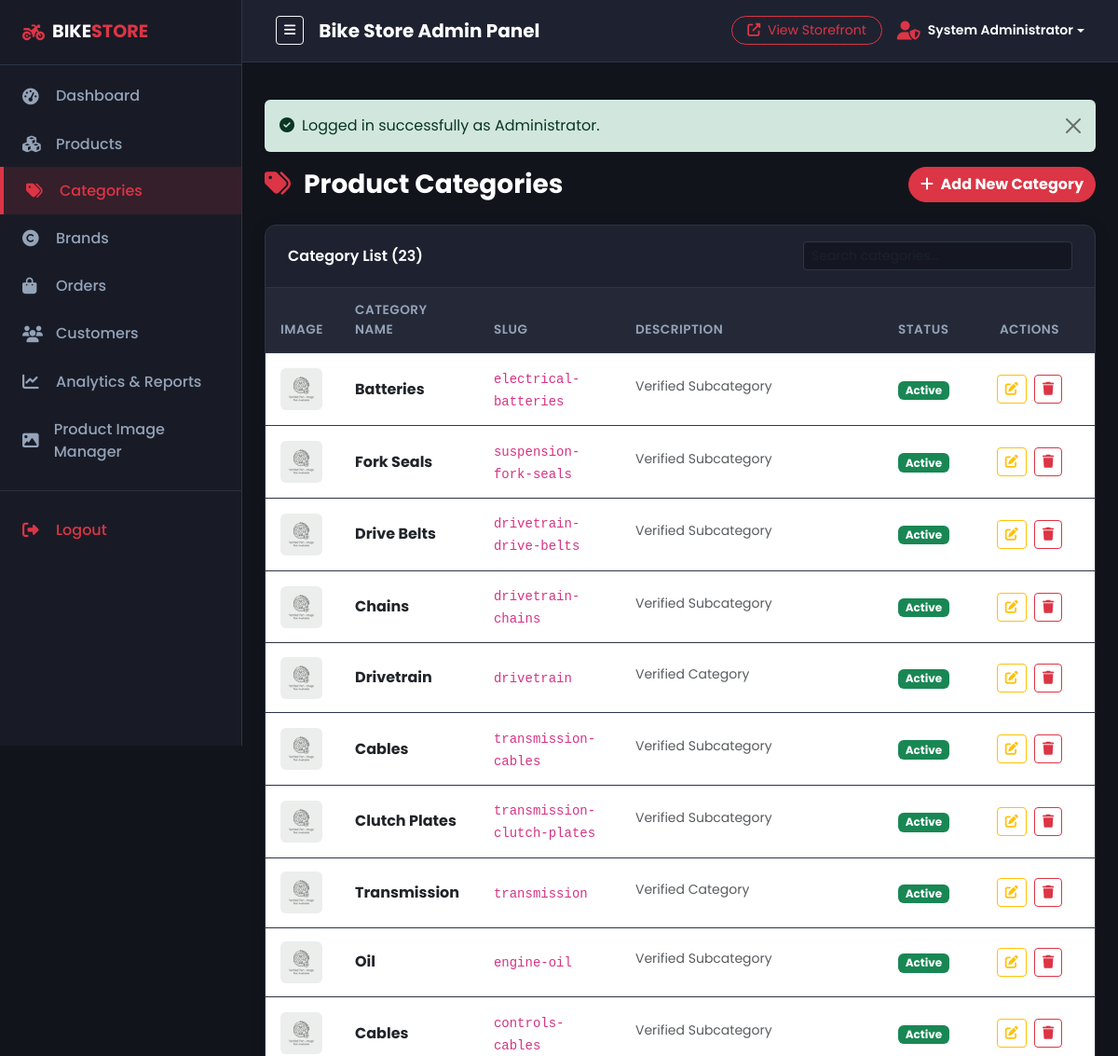
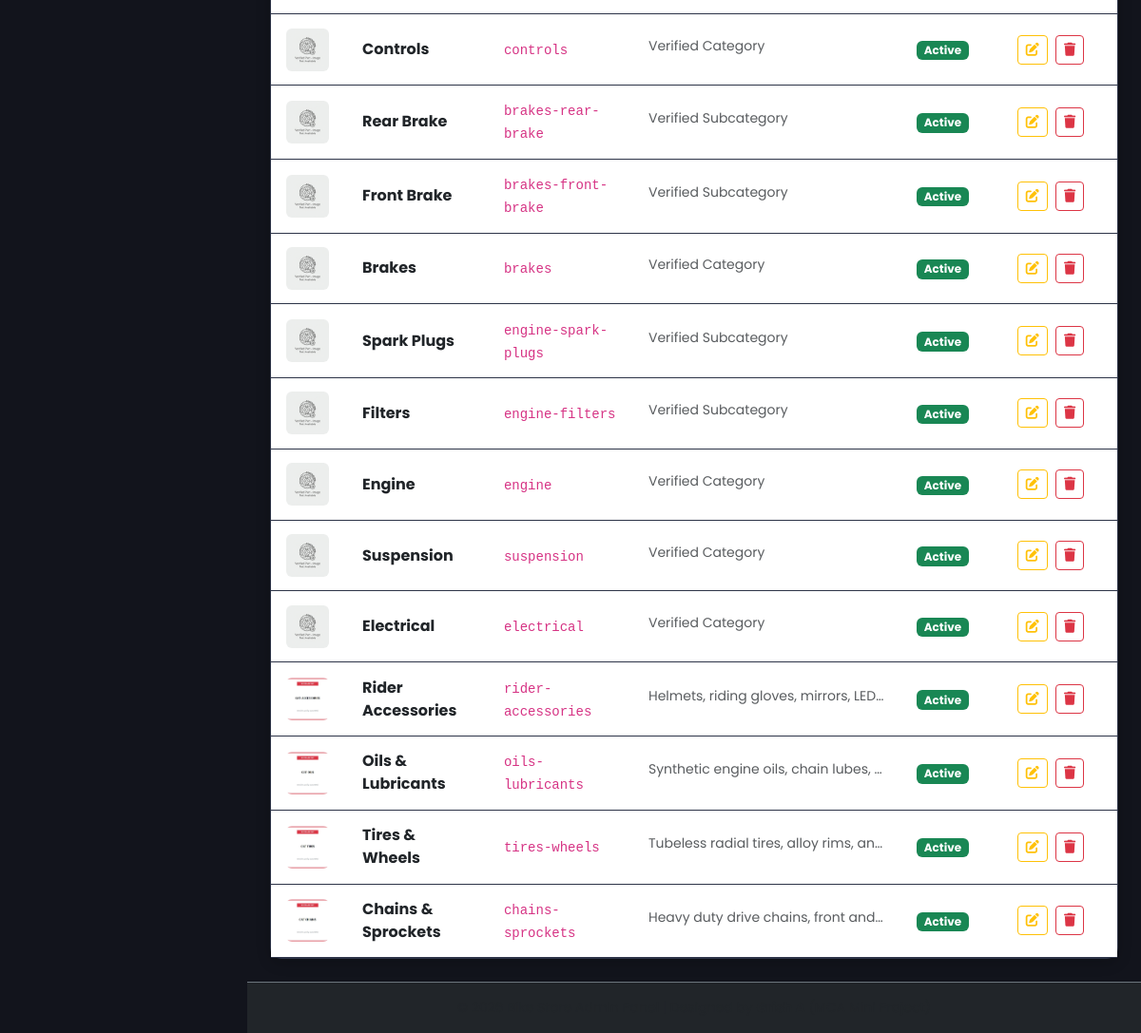
Screenshot of /admin/categories.php (signed in) with the database file from the repository (2 pictures, top to bottom).
### tables this page shows
CREATE TABLE `categories` (
  `id` int(11) NOT NULL AUTO_INCREMENT,
  `name` varchar(100) NOT NULL,
  `slug` varchar(100) NOT NULL,
  `description` text DEFAULT NULL,
  `image` varchar(255) DEFAULT 'default_cat.jpg',
  `status` tinyint(1) DEFAULT 1,
  `created_at` timestamp NOT NULL DEFAULT current_timestamp(),
  `parent_id` int(11) DEFAULT NULL,
  PRIMARY KEY (`id`),
  UNIQUE KEY `slug` (`slug`),
  KEY `fk_category_parent` (`parent_id`),
  CONSTRAINT `fk_category_parent` FOREIGN KEY (`parent_id`) REFERENCES `categories` (`id`) ON DELETE CASCADE
);

### admin/categories.php (the view, shortened to what this page needs)
<?php
require_once __DIR__ . '/header.php';
$query = "SELECT * FROM categories ORDER BY id DESC";
$categories = $conn->query($query)->fetch_all(MYSQLI_ASSOC);
?>
<div class="d-flex justify-content-between align-items-center mb-4">
    <h3 class="fw-bold text-white mb-0"><i class="fas fa-tags text-danger me-2"></i> Product Categories</h3>
    <a href="<?php echo base_url('admin/add_category.php'); ?>" class="btn btn-danger rounded-pill fw-bold">
        <i class="fas fa-plus me-1"></i> Add New Category
    </a>
</div>
<div class="admin-card">
    <div class="card-header d-flex justify-content-between align-items-center">
        <span>Category List (<?php echo count($categories); ?>)</span>
        <input type="text" class="form-control form-control-sm w-auto table-search-input" data-table-target="categoryTable" placeholder="Search categories...">
    </div>
    <div class="table-responsive">
        <table class="table table-dark-custom align-middle" id="categoryTable">
            <thead>
                <tr>
                    <th style="width: 80px;">Image</th>
                    <th>Category Name</th>
                    <th>Slug</th>
                    <th>Description</th>
                    <th>Status</th>
                    <th class="text-center" style="width: 140px;">Actions</th>
                </tr>
            </thead>
            <tbody>
                <?php if (empty($categories)): ?>
                    <tr><td colspan="6" class="text-center text-muted py-4">No categories found.</td></tr>
                <?php else: ?>
                    <?php foreach ($categories as $cat): ?>
                        <tr>
                            <td>
                                <img src="<?php echo base_url('uploads/' . e($cat['image'])); ?>" alt="cat" class="rounded" style="width: 45px; height: 45px; object-fit: cover;">
                            </td>
                            <td class="fw-bold text-dark"><?php echo e($cat['name']); ?></td>
                            <td><code><?php echo e($cat['slug']); ?></code></td>
                            <td><span class="small text-muted text-truncate d-inline-block" style="max-width: 250px;"><?php echo e($cat['description']); ?></span></td>
                            <td>
                                <?php if ($cat['status'] == 1): ?>
                                    <span class="badge bg-success">Active</span>
                                <?php else: ?>
                                    <span class="badge bg-secondary">Inactive</span>
                                <?php endif; ?>
                            </td>
                            <td class="text-center">
                                <a href="<?php echo base_url('admin/edit_category.php?id=' . $cat['id']); ?>" class="btn btn-sm btn-outline-warning me-1">
                                    <i class="fas fa-edit"></i>
                                </a>
                                <a href="<?php echo base_url('admin/delete_category.php?id=' . $cat['id'] . '&token=' . generate_csrf_token()); ?>"
                                   class="btn btn-sm btn-outline-danger admin-delete-btn"
                                   data-name="<?php echo e($cat['name']); ?>">
                                    <i class="fas fa-trash"></i>
                                </a>
                            </td>
                        </tr>
                    <?php endforeach; ?>
                <?php endif; ?>
            </tbody>
        </table>
    </div>
</div>
<?php require_once __DIR__ . '/footer.php'; ?>

### assets/css/admin.css (style rules this page uses)
:root { --admin-bg: #12141c; --admin-card-bg: #1e2230; --admin-sidebar-bg: #181b26; --admin-accent: #dc3545; --admin-text: #e2e8f0; --admin-text-muted: #94a3b8; --admin-border: #2d3448; }
body.admin-body { font-family: 'Poppins', sans-serif; background-color: var(--admin-bg); color: var(--admin-text); margin: 0; padding: 0; overflow-x: hidden; }
.admin-card { background-color: var(--admin-card-bg); border: 1px solid var(--admin-border); border-radius: 12px; box-shadow: 0 4px 15px rgba(0, 0, 0, 0.2); animation: fadeIn 0.8s ease-out forwards; opacity: 0; }
.admin-card .card-header { background-color: transparent; border-bottom: 1px solid var(--admin-border); padding: 1.1rem 1.5rem; font-weight: 600; color: #fff; }
.table-dark-custom { color: var(--admin-text); margin-bottom: 0; }
.table-dark-custom th { background-color: rgba(255, 255, 255, 0.03); border-bottom: 1px solid var(--admin-border); color: var(--admin-text-muted); font-weight: 600; font-size: 0.85rem; text-transform: uppercase; letter-spacing: 0.5px; padding: 0.9rem 1rem; }
.table-dark-custom td { border-bottom: 1px solid var(--admin-border); vertical-align: middle; padding: 0.9rem 1rem; }
.admin-card .form-control, .admin-card .form-select { background-color: #141722; border: 1px solid var(--admin-border); color: #fff; }

### rows the page displays
categories: image (placeholder picture), name "Batteries", slug "electrical-batteries", description "Verified Subcategory", status "Active"
categories: image (placeholder picture), name "Fork Seals", slug "suspension-fork-seals", description "Verified Subcategory", status "Active"
categories: image (placeholder picture), name "Drive Belts", slug "drivetrain-drive-belts", description "Verified Subcategory", status "Active"
categories: image (placeholder picture), name "Chains", slug "drivetrain-chains", description "Verified Subcategory", status "Active"
categories: image (placeholder picture), name "Drivetrain", slug "drivetrain", description "Verified Category", status "Active"
categories: image (placeholder picture), name "Cables", slug "transmission-cables", description "Verified Subcategory", status "Active"
categories: image (placeholder picture), name "Clutch Plates", slug "transmission-clutch-plates", description "Verified Subcategory", status "Active"
categories: image (placeholder picture), name "Transmission", slug "transmission", description "Verified Category", status "Active"
categories: image (placeholder picture), name "Oil", slug "engine-oil", description "Verified Subcategory", status "Active"
categories: image (placeholder picture), name "Cables", slug "controls-cables", description "Verified Subcategory", status "Active"
categories: image (placeholder picture), name "Controls", slug "controls", description "Verified Category", status "Active"
categories: image (placeholder picture), name "Rear Brake", slug "brakes-rear-brake", description "Verified Subcategory", status "Active"
categories: image (placeholder picture), name "Front Brake", slug "brakes-front-brake", description "Verified Subcategory", status "Active"
categories: image (placeholder picture), name "Brakes", slug "brakes", description "Verified Category", status "Active"
categories: image (placeholder picture), name "Spark Plugs", slug "engine-spark-plugs", description "Verified Subcategory", status "Active"
categories: image (placeholder picture), name "Filters", slug "engine-filters", description "Verified Subcategory", status "Active"
categories: image (placeholder picture), name "Engine", slug "engine", description "Verified Category", status "Active"
categories: image (placeholder picture), name "Suspension", slug "suspension", description "Verified Category", status "Active"
categories: image (placeholder picture), name "Electrical", slug "electrical", description "Verified Category", status "Active"
categories: image (picture), name "Rider Accessories", slug "rider-accessories", description "Helmets, riding gloves, mirrors, LED…", status "Active"
categories: image (picture), name "Oils & Lubricants", slug "oils-lubricants", description "Synthetic engine oils, chain lubes,…", status "Active"
categories: image (picture), name "Tires & Wheels", slug "tires-wheels", description "Tubeless radial tires, alloy rims, an…", status "Active"
categories: image (picture), name "Chains & Sprockets", slug "chains-sprockets", description "Heavy duty drive chains, front and…", status "Active"

### other values shown
$_SESSION['admin_name'] "System Administrator"
$message "Logged in successfully as Administrator."
count($categories) "23"
